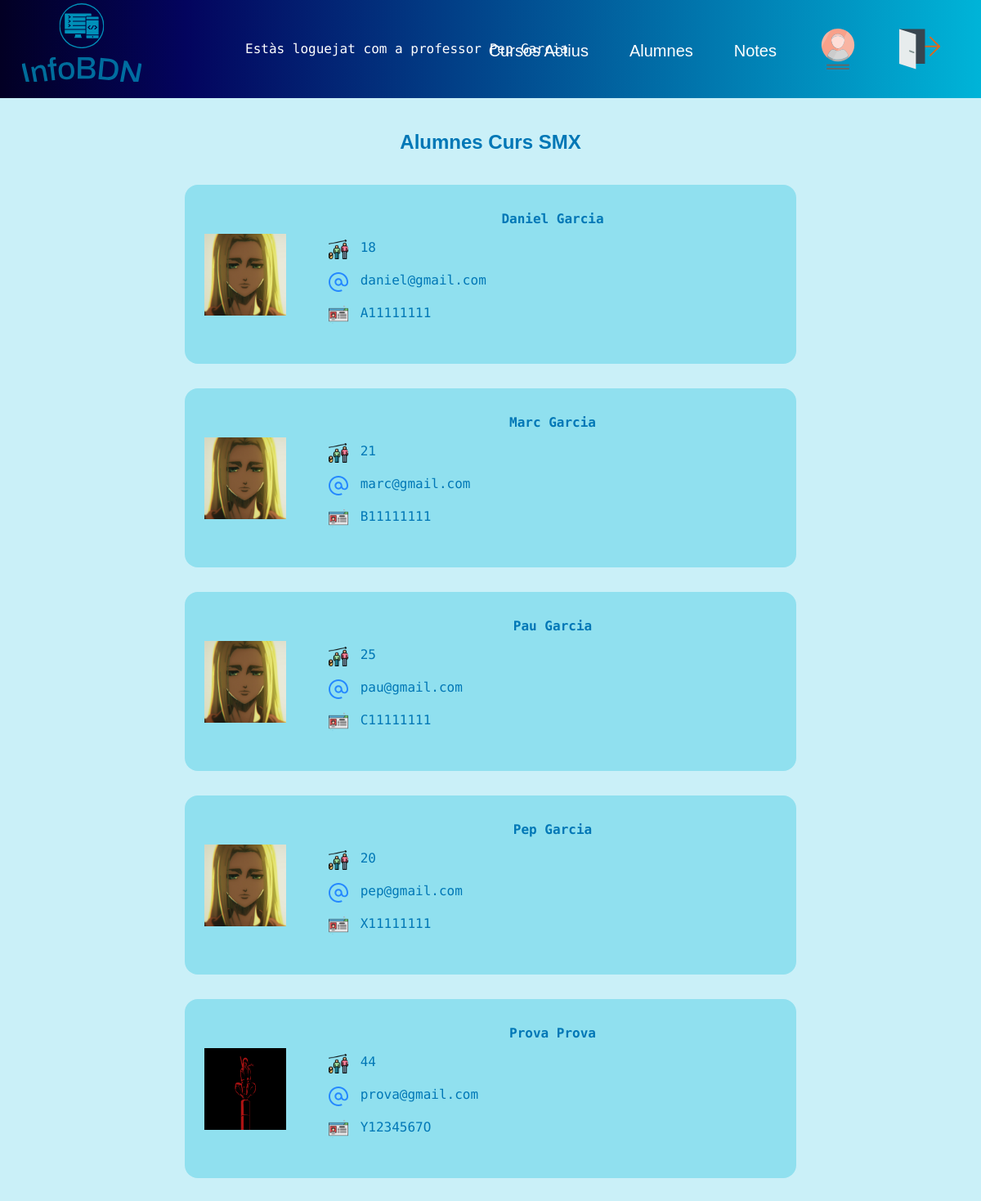
The page /InfoBDN/llistatalumnescurs_prof.php?codi=3&nomcurs=SMX (signed in) on the database its author committed.
### tables this page shows
CREATE TABLE `alumnes` (
  `DNI` varchar(12) NOT NULL,
  `Nom` varchar(20) NOT NULL,
  `Cognoms` varchar(20) NOT NULL,
  `Edat` int(3) NOT NULL,
  `Foto` varchar(255) NOT NULL,
  `Mail` varchar(55) NOT NULL,
  `password` varchar(100) NOT NULL
);

### InfoBDN/llistatalumnescurs_prof.php (the view, shortened to what this page needs)
<!DOCTYPE html>
<html lang="ca">
<head>
    <link rel="stylesheet" href="style.css">
</head>
<body>
    <?php
    include "functions.php";
    if (isset($_SESSION["email"]) && $_SESSION["role"] == "prof") {
        $bddcon = getBddConn();
        if ($_REQUEST['codi']) {
            $codi = $_REQUEST['codi'];
            echo "<h1 class='pageTitles'>Alumnes Curs " . $_REQUEST['nomcurs'] . "</h1><br><br>";
            $sql = "SELECT * FROM matricula WHERE Codi_curs like '$codi'";
            $consulta = mysqli_query($bddcon, $sql);
            $numlines = mysqli_num_rows($consulta);
            for ($i = 0; $i < $numlines; $i++) {
                $matricula = mysqli_fetch_assoc($consulta);
                $dnialum = $matricula['DNI_alum'];
                $sql2 = "SELECT * FROM alumnes WHERE DNI like '$dnialum'";
                $consulta2 = mysqli_query($bddcon, $sql2);
                $alumne = mysqli_fetch_assoc($consulta2);
                echo "<div class='cursDisponible'>
                    <div class='leftContent'>
                        <img src='" . $alumne['Foto'] . "'>
                    </div>
                    <div class='rightContent'>
                        <div class='cursDispTitle'>" . $alumne['Nom'] . " " . $alumne['Cognoms'] . "</div>
                        <div class='cursDispRow'><img class='cursIcon' src='img/age.png'> &nbsp" . $alumne['Edat'] . "  </div>
                        <div class='cursDispRow'><img class='cursIcon' src='img/email.svg'> &nbsp" . $alumne['Mail'] . "  </div>
                        <div class='cursDispRow'><img class='cursIcon' src='img/dni.png'> &nbsp" . $alumne['DNI'] . "  </div>
                        <div class='cursDispRow'></div>
                    </div>
                </div>";
            }
        } else {
            echo "<p>no hem pogut obtenir el codi del curs.</p>";
            echo "<META HTTP-EQUIV='REFRESH' CONTENT='1.5;URL=cursos_prof.php'>";
        }
    } else {
        echo "<p>Has d'estar valiat per veure aquesta pàgina</p>";
        echo "<META HTTP-EQUIV='REFRESH' CONTENT='1.5;URL=index.php'>";
    }
    ?>
</body>
</html>

### InfoBDN/style.css (style rules this page uses)
body { background-color: #caf0f8; display: flex; flex-direction: column; align-items: center; margin: 0; font-family: 'Roboto Mono'; color: #0077b6; }
h1 { font-family: 'Fengardo Neue', sans-serif; font-size: 24px; margin-bottom: 50px; }
.cursIcon { width: 24px; height: 24px; margin-right: 5px; }
.cursDisponible { width: 700px; display: grid; grid-template-columns: 1fr 4fr; grid-template-rows: 1fr; grid-column-gap: 15px; grid-row-gap: 0px; font-size: 16px; background-color: #90e0ef; margin-bottom: 30px; padding: 1.5rem; border-radius: 1rem; }
.leftContent { grid-area: 1 / 1 / 2 / 2; display: flex; align-items: center; }
.leftContent>img { width: 100px; height: 100px; }
.rightContent { grid-area: 1 / 2 / 2 / 3; }
.cursDispTitle { text-align: center; font-weight: bolder; padding-bottom: 0.5rem; padding-top: 0.5rem; }
.cursDispRow { display: flex; padding-top: 0.5rem; padding-bottom: 0.5rem; }
.pageTitles { margin-top: 40px; margin-bottom: 0px; }

### rows shown on the page
alumnes: Foto (picture), Nom "Daniel", Cognoms "Garcia", Edat "18", Mail "daniel@gmail.com", DNI "A11111111"
alumnes: Foto (picture), Nom "Marc", Cognoms "Garcia", Edat "21", Mail "marc@gmail.com", DNI "B11111111"
alumnes: Foto (picture), Nom "Pau", Cognoms "Garcia", Edat "25", Mail "pau@gmail.com", DNI "C11111111"
alumnes: Foto (picture), Nom "Pep", Cognoms "Garcia", Edat "20", Mail "pep@gmail.com", DNI "X11111111"
alumnes: Foto (picture), Nom "Prova", Cognoms "Prova", Edat "44", Mail "prova@gmail.com", DNI "Y1234567O"

### other values the page prints
$_SESSION['nom'] "Pep"
$_SESSION['cognoms'] "Garcia"
$_REQUEST['nomcurs'] "SMX"
